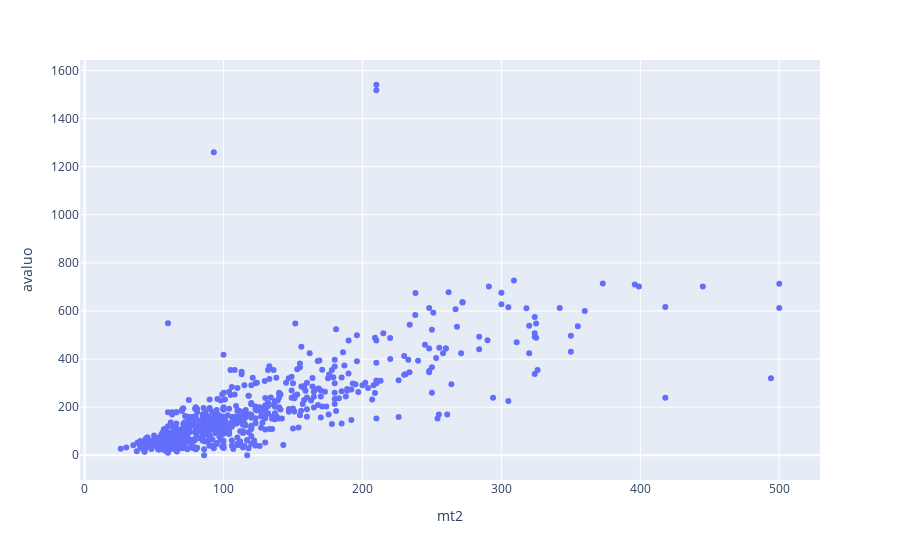

Source (notebook cell):
### Markdown cell above
1. ¿Cuántas variables tiene la base de datos? ¿Cuántas observaciones tiene la base de datos? <br>
R./ Cuenta con 6.94 registros u observaciones.
2. ¿Cuáles variables son cualitativas y cuántos niveles tiene cada una? <br>
R./ La primera ubicacion con 7 niveles y la segunda terminado con 2 niveles.
3. Dibujar un diagrama de dispersión del precio del apartamento versus el área del apartamento.

### Code cell
fig = px.scatter(df, x='mt2', y='avaluo')
fig.show()

### Figure 1 — Plotly figure (JSON) as saved in the notebook; plotly's stock layout.template omitted (floating-point values rounded to 4 significant figures; data arrays with more than 128 entries replaced by an {"elided": "..."} marker saying what was removed)
{"data": [{"hovertemplate": "mt2=%{x}<br>avaluo=%{y}<extra></extra>", "legendgroup": "", "marker": {"color": "#636efa", "symbol": "circle"}, "mode": "markers", "name": "", "orientation": "v", "showlegend": false, "type": "scatter", "x": {"elided": "694 float values"}, "xaxis": "x", "y": {"elided": "694 float values"}, "yaxis": "y"}], "layout": {"legend": {"tracegroupgap": 0}, "margin": {"t": 60}, "xaxis": {"anchor": "y", "domain": [0, 1], "title": {"text": "mt2"}}, "yaxis": {"anchor": "x", "domain": [0, 1], "title": {"text": "avaluo"}}}}
